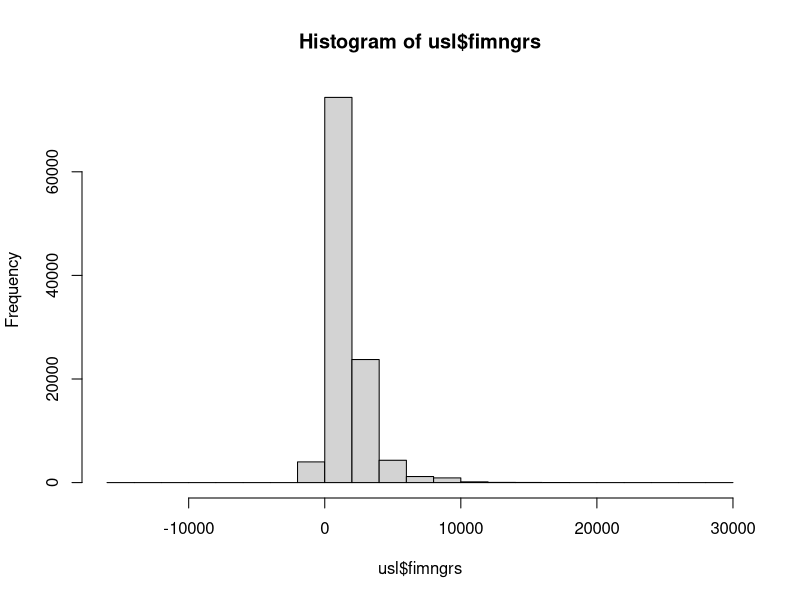
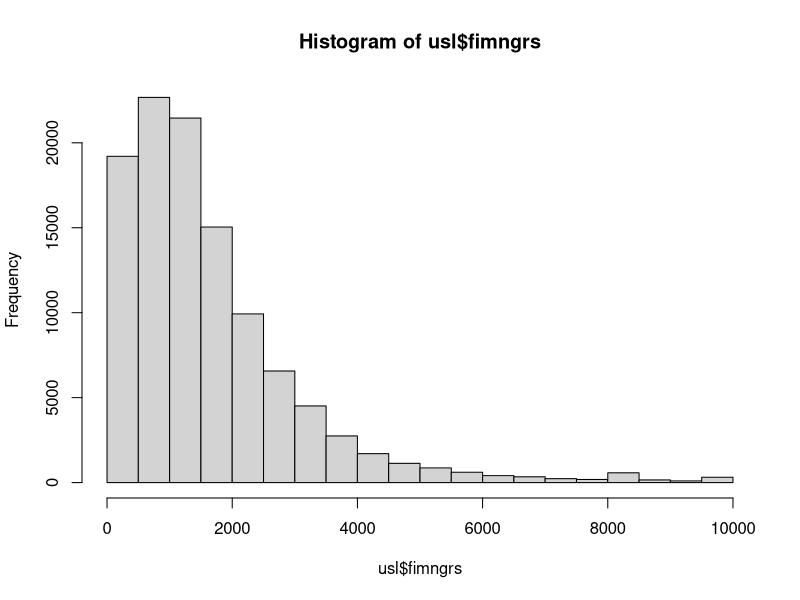
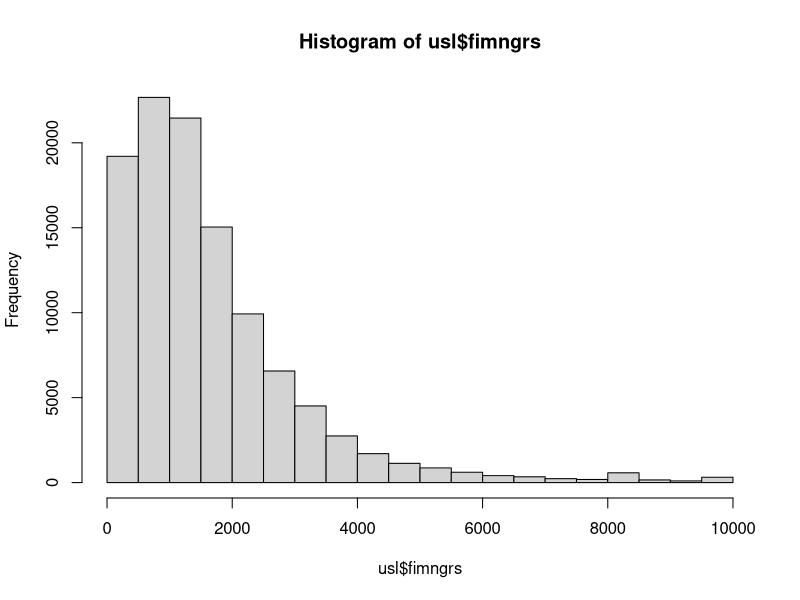
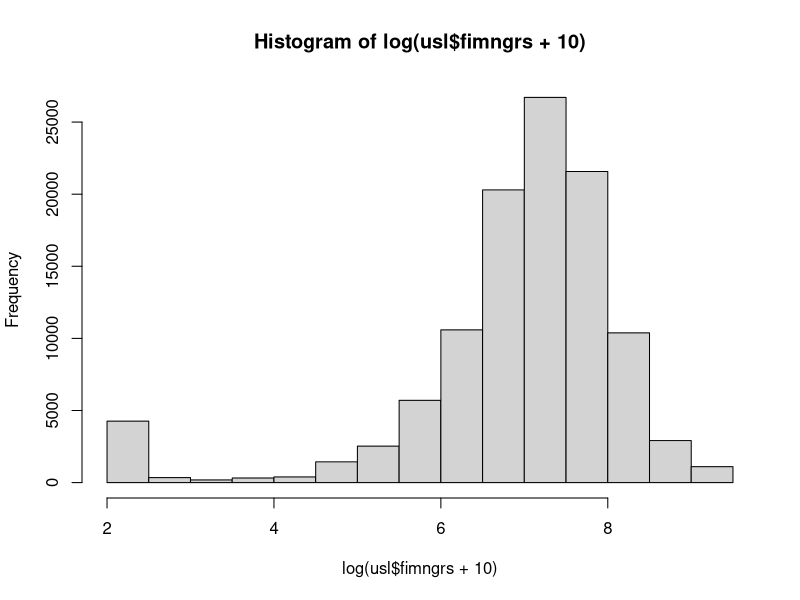
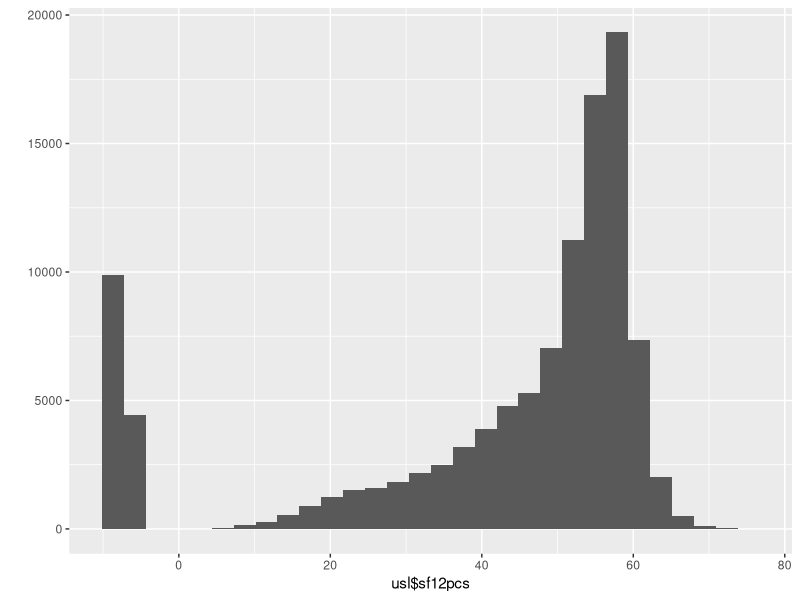
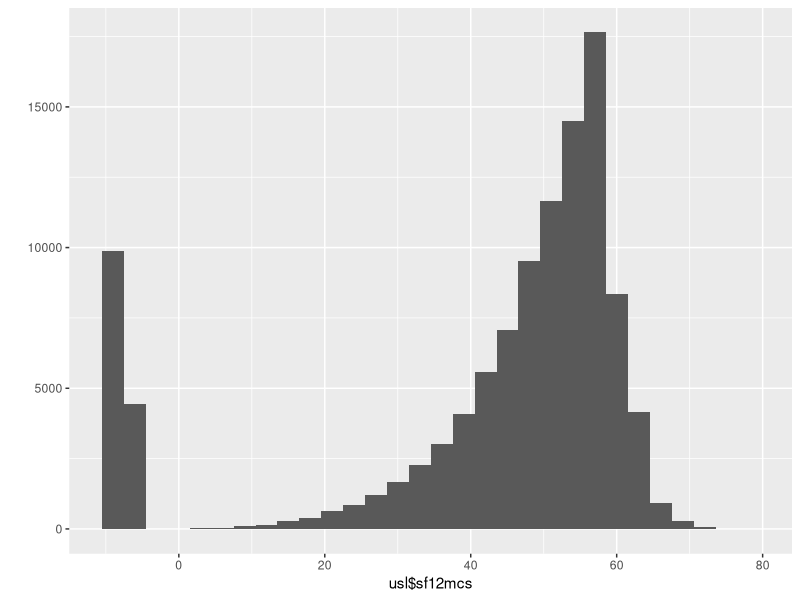

Reproduce these figures in R, in order.


# install packages 

install.packages("tidyverse") 
install.packages("haven")

# load packages 
library(tidyverse) 
library(haven)

# set working directory 
getwd() # change this to fit your computer

# make object with the variable names we want 
vars1 <- c("pidp", "a_sex", "a_dvage", "a_hiqual_dv", "a_single_dv", 
           "a_urban_dv", "a_vote6", "a_fimngrs_dv", "a_sclfsato", 
           "a_sf12pcs_dv", "a_sf12mcs_dv", "a_istrtdaty" )

# import data using relative link and select some variables 
us1 <- read_dta("./data/a_indresp.dta", col_select = vars1)

head(us1) # see first few cases and variables 
glimpse(us1) # another description of the data

# make object with the variable names we want 
vars2 <- c("pidp", "b_single_dv", "b_urban_dv", 
           "b_vote6", "b_fimngrs_dv", "b_sclfsato", 
           "b_sf12pcs_dv", "b_sf12mcs_dv", "b_istrtdaty" )

# import data using relative link and select some variables 
us2 <- read_dta("./data/b_indresp.dta", col_select = vars2)

# make object with the variable names we want 
vars3 <- c("pidp", "c_single_dv", "c_urban_dv", 
           "c_vote6", "c_fimngrs_dv", "c_sclfsato", 
           "c_sf12pcs_dv", "c_sf12mcs_dv", "c_istrtdaty" )

# import data using relative link and select some variables 
us3 <- read_dta("./data/c_indresp.dta", col_select = vars3)


# make object with the variable names we want 
vars4 <- c("pidp", "d_single_dv", "d_urban_dv", 
           "d_vote6", "d_fimngrs_dv", "d_sclfsato", 
           "d_sf12pcs_dv", "d_sf12mcs_dv", "d_istrtdaty" )

# import data using relative link and select some variables 
us4 <- read_dta("./data/d_indresp.dta", col_select = vars4)


# get the names of the variables in us1 
names(us1)

# rename just one variable 
us1 <- rename(us1, a_age = a_dvage)

# check result 
names(us1)

# get the names of the variables 
names(us1)

# rename multiple variables 
us1 <- rename_all(us1, ~str_remove(., "a_")) 
us1 <- rename_all(us1, ~str_remove(., "_dv"))

us2 <- rename_all(us2, ~str_remove(., "b_")) 
us2 <- rename_all(us2, ~str_remove(., "_dv"))

us3 <- rename_all(us3, ~str_remove(., "c_")) 
us3 <- rename_all(us3, ~str_remove(., "_dv"))

us4 <- rename_all(us4, ~str_remove(., "d_")) 
us4 <- rename_all(us4, ~str_remove(., "_dv"))


# check results 
names(us1)


# check current names 
glimpse(us1)

# rename time varying variables 
us1 <- rename_at(us1, vars(-pidp, -sex, -age, -hiqual), ~str_c(., "_1")) 
us2 <- rename_at(us2, vars(-pidp), ~str_c(., "_2")) 
us3 <- rename_at(us3, vars(-pidp), ~str_c(., "_3")) 
us4 <- rename_at(us4, vars(-pidp), ~str_c(., "_4")) 



# inspect the results 
glimpse(us1)

# make a variable that gets value 1 
us1 <- mutate(us1, present_1 = 1)
glimpse(us1) # investigate result

us2 <- mutate(us2, present_2 = 1)
glimpse(us1) # investigate result

us3 <- mutate(us3, present_3 = 1)
glimpse(us1) # investigate result

us4 <- mutate(us4, present_4 = 1)
glimpse(us1) # investigate result

# merge waves 1 and 2 based on pidp 
us12 <- full_join(us1, us2, by = "pidp")
# look at the data 
glimpse(us12)

us123 <- full_join(us12, us3, by = "pidp")
us1234 <- full_join(us123, us4, by = "pidp")
glimpse(us1234)


# missing patterns waves 1 and 2 
count(us1234, present_1, present_2, present_3, present_4)

# keep balanced panel 
us <- filter(us1234, present_1 == 1, present_2 == 1, present_3 == 1, present_4 == 1)

# look at result 
glimpse(us)

# eliminate all variables starting with "present" 
us <- select(us, -starts_with("present"))

# check the result 
glimpse(us)

usl <- pivot_longer(us, 
                    cols = !c(pidp, sex, age, hiqual), names_sep = "_",
                    names_to = c(".value", "wave"))

# check result 
glimpse(usl)

# put pidp and wave at start of the dataset 
usl <- select(usl, pidp, wave, everything())

# arrange rows by individual id and wave 
usl <- arrange(usl, pidp, wave)

# check result 
glimpse(usl)

# check if it's balanced 
count(usl, wave)

# describe sex 
count(usl, sex) 
attributes(usl$sex)

# describe age 
count(usl, age) 
attributes(usl$age)

# table single 
count(usl, single) 
attributes(usl$single)

# see labels 
attributes(usl$sex)

# make new variable as factor 
usl <- mutate(usl, gndr = factor(sex, labels = c("Male", "Female")))

# check if the new variable is correct 
count(usl, sex, gndr)

attributes(usl$single)
usl <- mutate(usl, single_fct = factor(single, labels = c("In relationship", "Single")))

# look at original variable 
count(usl, urban) 
attributes(usl$urban)

# make new variable that is factor 
usl <- mutate(usl, 
              urban_fct = case_when(urban == 1 ~ "Urban", 
                                    urban == 2 ~ "Rural"),
              urban_fct = as.factor(urban_fct))

# check if it worked 
count(usl, urban, urban_fct)

# look at original variable 
count(usl, hiqual) 
attributes(usl$hiqual)

# make new variable that is factor 
usl <- mutate(usl,
              degree = case_when(hiqual %in% 1:2 ~ "Degree", 
                                 hiqual %in% 3:9 ~ "No degree"),
              degree = as.factor(degree))

# check if it worked 
count(usl, hiqual, degree)


count(usl, degree)


# code missing and make politics factor variable 
usl <- mutate(usl, vote6 = ifelse(vote6 < 0, NA, vote6), 
              vote6_fct = factor(vote6,
                                 labels = c("Very", "Fairly",
                                            "Not very", "Not at all")))

# check result 
count(usl, vote6, vote6_fct)


hist(usl$fimngrs)

# cap income to 0 
usl <- mutate(usl, 
              fimngrs = ifelse(fimngrs < 0, 0, fimngrs))

usl <- mutate(usl, 
              fimngrs = ifelse(fimngrs > 10000, 10000, fimngrs))

# check the result 
hist(usl$fimngrs)

hist(usl$fimngrs) # histogram of income 
hist(log(usl$fimngrs + 10)) # histogram of log income

usl <- mutate(usl, logincome = log(fimngrs + 10))

qplot(usl$sf12pcs)
qplot(usl$sf12mcs)

summary(select(usl, sf12pcs, sf12mcs))

# code all values bellow 0 as missing for 
# variables that have "sf12" in name 
usl <- mutate_at(usl, 
                 vars(matches("sf12")),
                 ~ifelse(. < 0, NA, .))

# check if coding worked 
summary(select(usl, sf12pcs, sf12mcs))


summary(usl)

# command using a pipe 
usl %>%
  mutate(famale = sex - 1) %>% 
  count(famale, gndr)

# the above is the same as:

count(mutate(usl, female = sex - 1), female, gndr)
















































































































































































































